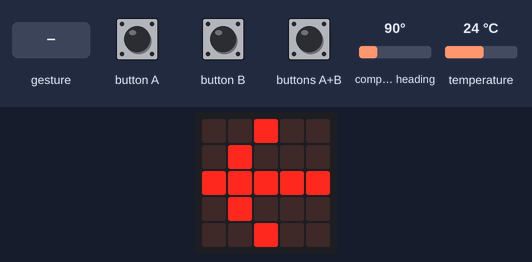
This program was run on a simulated BBC micro:bit (MakeCode). Shown: the board's 5×5 LED display. The test bench sets the inputs (shaded band); at power-on: compass heading 90°, temperature 24 °C. Random numbers come from a fixed seed; a tilt is held for 1.5 s and a shake lasts 1 s, then the board lies face up again; the compass is already calibrated.

Above: at 1.2 s.
1.3 s: compass heading set to 7°
At 2.4 s:
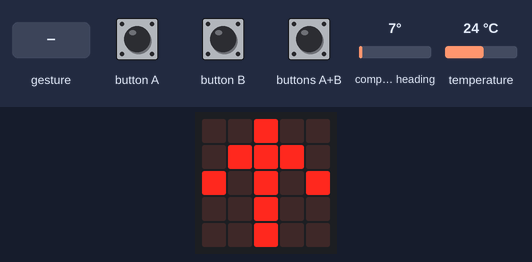
3.3 s: button B pressed for 0.15 s
At 5.7 s:
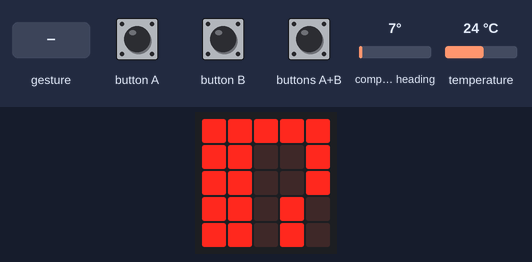
6.6 s: button A pressed for 0.15 s
At 7.4 s:
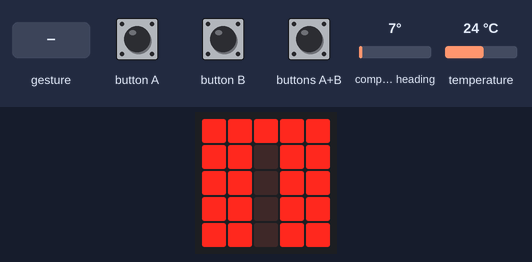
10.0 s: buttons A+B pressed for 0.15 s
At 10.7 s:
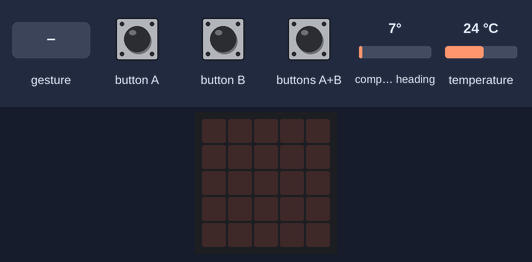
11.6 s: gesture 'shake'
13.3 s: buttons A+B pressed for 1 s
At 15.7 s:
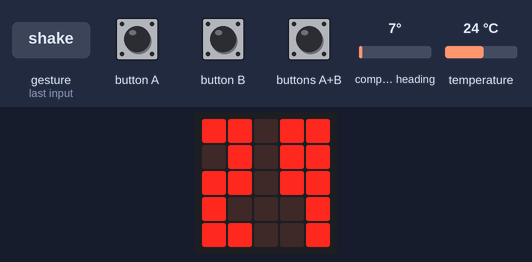
Timing chart, 0 to 16.8 s (numbered marks = the images above; inputs shaded):
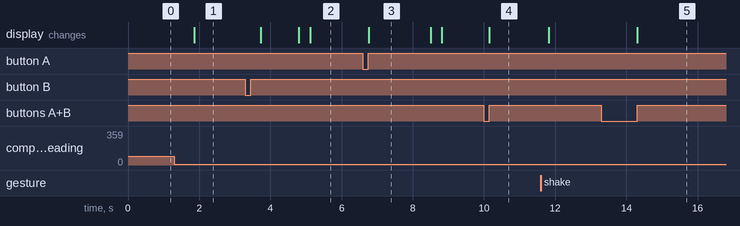

The program:

main.ts
```typescript
class Base {
  constructor() {}
  init() {}
  leave() {}
  main() {}
  buttonA() {}
  buttonB() {}
  shake() {}
}

class Tally extends Base {
  value: number = 0;
  old_value: number = -1;

  constructor(initial: number = 0) {
    super();
    this.value = initial;
  }

  init() {
    tools.printNumber(this.value);
  }

  main() {
    if (this.value !== this.old_value) {
      tools.printNumber(this.value);
    }
    this.old_value = this.value;
  }

  buttonA() {
    if (this.value > 0) {
      this.value -= 1;
    }
  }

  buttonB() {
    if (this.value < 99) {
      this.value += 1;
    }
  }
}

class TempMeter extends Base {
  min: number;
  max: number;
  status: number = 0;
  last_temp: number = 9999;

  constructor() {
    super();
    this.min = 99;
    this.max = 0;
  }

  init() {
    tools.printNumber(input.temperature());
  }

  main() {
    let current = input.temperature();

    if (this.last_temp === current) {
      return;
    }

    this.last_temp = current;
    this.max = Math.max(current, this.max);
    this.min = Math.min(current, this.min);

    tools.printNumber(current);
  }

  buttonA() {
    tools.printNumber(this.min);
    pause(2000);
    tools.printNumber(input.temperature());
  }

  buttonB() {
    tools.printNumber(this.max);
    pause(2000);
    tools.printNumber(input.temperature());
  }
}

class Bright extends Base {
  savedBright: number;
  bright: number = 0;

  constructor() {
    super();
    this.savedBright = led.brightness();
  }

  init() {
    this.bright = 0;
    led.setBrightness(this.bright);
    led.plotAll();
  }

  leave() {
    led.setBrightness(this.savedBright);
  }

  main() {
    led.setBrightness(this.bright);
  }

  buttonA() {
    if (this.bright > 10) {
      this.bright -= 10;
    } else {
      this.bright = 0;
    }
  }

  buttonB() {
    if (this.bright < 245) {
      this.bright += 10;
    } else {
      this.bright = 255;
    }
  }

  shake() {
    this.buttonB();
  }
}

class Random extends Base {
  constructor() {
    super();
  }

  init() {
    basic.showString("Shake!");
  }

  shake() {
    tools.printNumber(Math.random() * 99 + 1);
  }

  buttonA() {
    basic.clearScreen();
  }
}

let current: number = 0;
let apps: Base[] = [
  new tools.Compass(),
  new Bright(),
  new TempMeter(),
  new Tally(0),
  new Random(),
];

apps[current].init();

basic.forever(function () {
  apps[current].main();
});

input.onButtonPressed(Button.AB, () => {
  apps[current].leave();
  basic.clearScreen();
  current++;
  if (current === apps.length) {
    current = 0;
  }
  apps[current].init();
});

input.onButtonPressed(Button.A, () => {
  apps[current].buttonA();
});

input.onButtonPressed(Button.B, () => {
  apps[current].buttonB();
});

input.onShake(() => {
  apps[current].shake();
});
```

tools.ts
```typescript
const NUMBERS = [
  [
    // 0
    [9, 9],
    [9, 9],
    [9, 9],
    [9, 9],
    [9, 9],
  ],
  [
    // 1
    [0, 9],
    [9, 9],
    [0, 9],
    [0, 9],
    [0, 9],
  ],
  [
    // 2
    [9, 9],
    [0, 9],
    [9, 9],
    [9, 0],
    [9, 9],
  ],
  [
    // 3
    [9, 9],
    [0, 9],
    [9, 9],
    [0, 9],
    [9, 9],
  ],
  [
    // 4
    [9, 9],
    [9, 9],
    [9, 9],
    [0, 9],
    [0, 9],
  ],
  [
    // 5
    [9, 9],
    [9, 0],
    [9, 9],
    [0, 9],
    [9, 9],
  ],
  [
    // 6
    [9, 0],
    [9, 0],
    [9, 9],
    [9, 9],
    [9, 9],
  ],
  [
    // 7
    [9, 9],
    [0, 9],
    [0, 9],
    [9, 0],
    [9, 0],
  ],
  [
    // 8
    [9, 9],
    [9, 9],
    [0, 0],
    [9, 9],
    [9, 9],
  ],
  [
    // 9
    [9, 9],
    [9, 9],
    [9, 9],
    [0, 9],
    [9, 9],
  ],
];

namespace tools {
  export function buildLed(value: number) {
    let response: number[][] = [];

    const dezena = Math.trunc(value / 10) % 10;
    const unidade = value % 10;

    for (let c = 0; c <= 4; c++) {
      response[c] = [
        NUMBERS[dezena][c][0],
        NUMBERS[dezena][c][1],
        0,
        NUMBERS[unidade][c][0],
        NUMBERS[unidade][c][1],
      ];
    }
    return response;
  }

  export function printLeds(panel: number[][]): void {
    panel.forEach((line, y) => {
      line.forEach((cell, x) => {
        if (cell === 0) {
          led.unplot(x, y);
        } else {
          led.plot(x, y);
          led.plotBrightness(x, y, (cell * 255) / 9);
        }
      });
    });
  }

  export function printNumber(value: number) {
    printLeds(buildLed(value));
  }
}
```

compass.ts
```typescript
namespace tools {
  export class Compass extends Base {
    manual: boolean = false;
    manualDegree: number = 0;
    precise: boolean = false;

    constructor() {
      super();
    }

    main() {
      let compass: number = this.manual
        ? this.manualDegree
        : input.compassHeading();
      let arrow: number = 0;

      if (this.precise) {
        printNumber(compass % 90);
        if (compass < 90) {
          led.plot(2, 0);
        } else if (compass < 180) {
          led.plot(2, 1);
        } else if (compass < 270) {
          led.plot(2, 2);
        } else {
          led.plot(2, 3);
        }
      } else {
        if (compass <= 22 || compass > 337) {
          arrow = 0;
        } else if (compass <= 67) {
          arrow = 7;
        } else if (compass <= 112) {
          arrow = 6;
        } else if (compass <= 157) {
          arrow = 5;
        } else if (compass <= 202) {
          arrow = 4;
        } else if (compass <= 247) {
          arrow = 3;
        } else if (compass <= 292) {
          arrow = 2;
        } else if (compass <= 337) {
          arrow = 1;
        }

        basic.showArrow(arrow);
      }
    }

    buttonA() {
      if (this.manual) {
        this.manualDegree += 45;
        if (this.manualDegree > 360) {
          this.manual = false;
          this.manualDegree = 0;
        }
      } else {
        this.manual = true;
      }
    }

    buttonB() {
      this.precise = !this.precise;
    }
  }
}
```

Measured:
- after the input at 1.3 s, the display: changes after 0.56 s (image 1)
- after the input at 3.3 s, the display: changes after 0.42 s (image 2)
- after the input at 6.6 s, the display: changes after 0.16 s (image 3)
- after the input at 10.0 s, the display: changes after 0.15 s (image 4)
- after the input at 13.3 s, the display: changes after 1.0 s (image 5)
- what the display in image 3 shows lasts 1.7 s, from 6.8 s to 8.5 s
